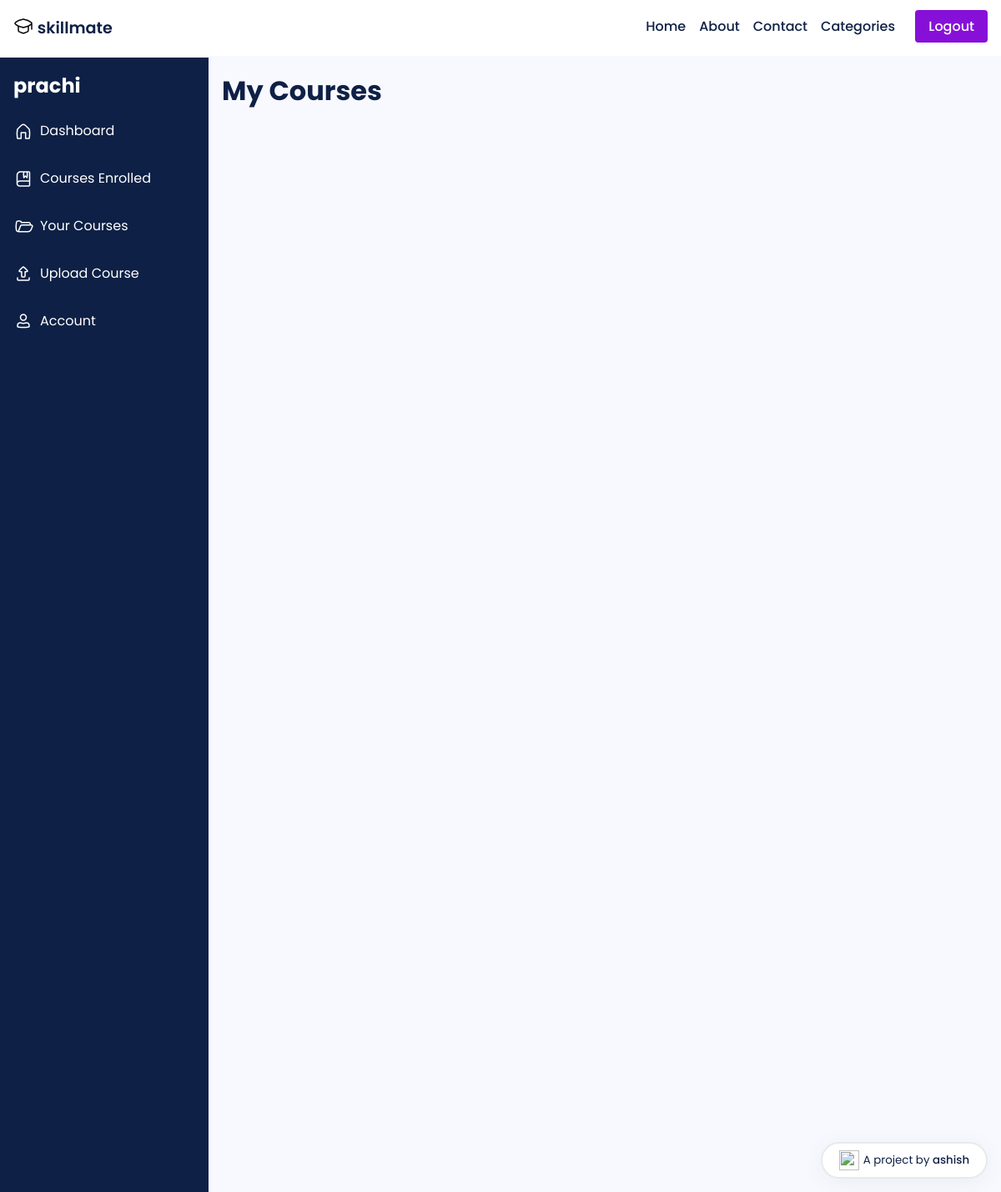
/dashboard/courses-uploaded/ (signed in), run on an earlier commit of the app's database.
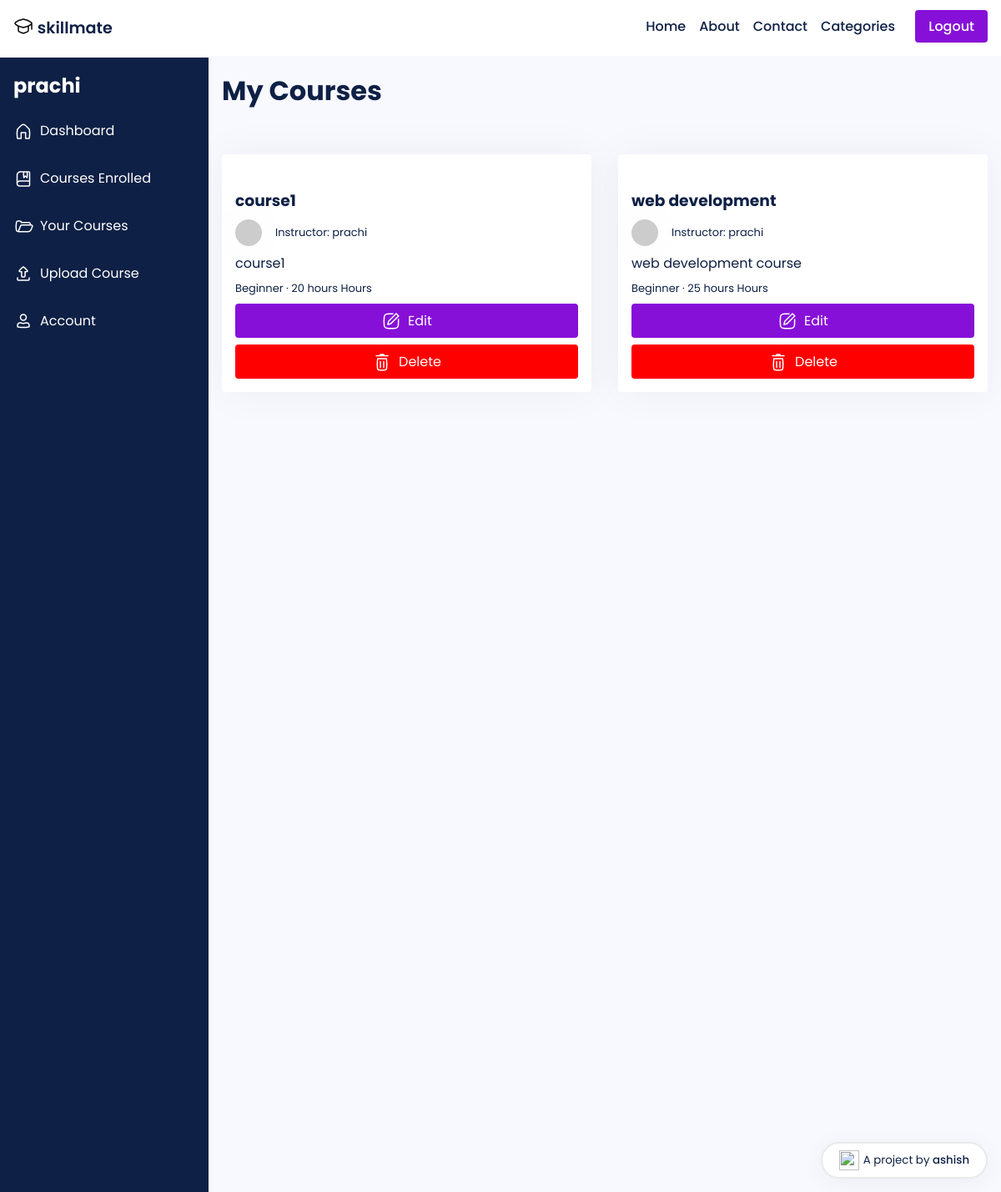
And on a later commit of the database.
### main/models.py (models this page shows, shortened)
class Course(models.Model):
    LEVEL_CHOICES = [
        ('Beginner', 'Beginner'),
        ('Intermediate', 'Intermediate'),
        ('Advanced', 'Advanced')
    ]
    id = models.AutoField(primary_key=True)
    title = models.CharField(max_length=255)
    slug = models.SlugField(unique=True)
    description = models.TextField()
    thumbnail = CloudinaryField('thumbnail')
    featured_video = CloudinaryField('featured_video')
    instructor = models.ForeignKey(User, on_delete=models.CASCADE, related_name='courses', default=None)
    created_at = models.DateTimeField(auto_now_add=True)
    updated_at = models.DateTimeField(auto_now=True)
    level = models.CharField(max_length=20, choices=LEVEL_CHOICES, default='Beginner')
    duration = models.CharField(max_length=10, default='0')
    category = models.CharField(max_length=255, default="uncategorized")
    price = models.DecimalField(max_digits=8, decimal_places=2, default=0.00)
    discount = models.DecimalField(max_digits=5, decimal_places=2, default=0.00)
    requirements = models.TextField(help_text='Enter the requirements for the course, separated by a comma.', default='')
    content = models.TextField(help_text='Enter the course content, separated by a comma.', default='')
    lesson_title = models.CharField(max_length=255, default='Lesson')
    lesson_video = CloudinaryField('lesson_video', null=True)
    students = models.ManyToManyField(User, related_name='enrolled_courses', blank=True)

### main/views.py (the view)
# urls.py: path('dashboard/courses-uploaded/', views.courses_uploaded, name='courses-uploaded'),
def courses_uploaded(request):
    courses = Course.objects.filter(instructor=request.user)
    return render(request, 'dashboard/courses-uploaded.html', {'courses': courses})

### templates/dashboard/courses-uploaded.html (shortened to what this page needs)
{% extends 'dashboard-base.html' %}
{% load static %}
{% load account %}
{% block content %}
<h1>My Courses</h1>
<div style='margin-bottom: -1rem;' class="courses">
    {% for course in courses %}
    <div class="course">
        <div class="course-thumbnail">
        </div>
        <div class="course-details">
            <a href="{% url 'course_details' instructor=course.instructor slug=course.slug %}"><h3>{{ course.title|slice:":80" }}</h3></a>
            <p style="display: inline-flex; column-gap: 1rem; justify-content: center; align-items: center;" class="instructor">
                <img class="instructor-img" src="https://api.dicebear.com/5.x/shapes/svg?seed={{ course.instructor }}">
                Instructor: {{ course.instructor }}
            </p>
            <p class="course-desc">{{ course.description|slice:":100" }}</p>
            <p class="course-lvl-time">
                {{ course.level }} &middot; {{ course.duration }} Hours
            </p>
            <a style='display: flex; column-gap: .5rem; justify-content: center; align-items: center;' href="/dashboard/{{course.slug}}/course-edit" class="btn enroll-btn">
                Edit
            </a>
            <a style='display: flex; column-gap: .5rem; justify-content: center; align-items: center; margin-top: .5rem; background-color: red' href="/dashboard/{{course.slug}}/delete" class="btn enroll-btn">
                Delete
            </a>
        </div>
    </div>
    {% endfor %}
</div>
{% endblock content %}

What changed in the data, as far as the page shows it:
added Course: title "course1", instructor "prachi", description "course1", level "Beginner", duration "20 hours"
added Course: title "web development", instructor "prachi", description "web development course", level "Beginner", duration "25 hours"
